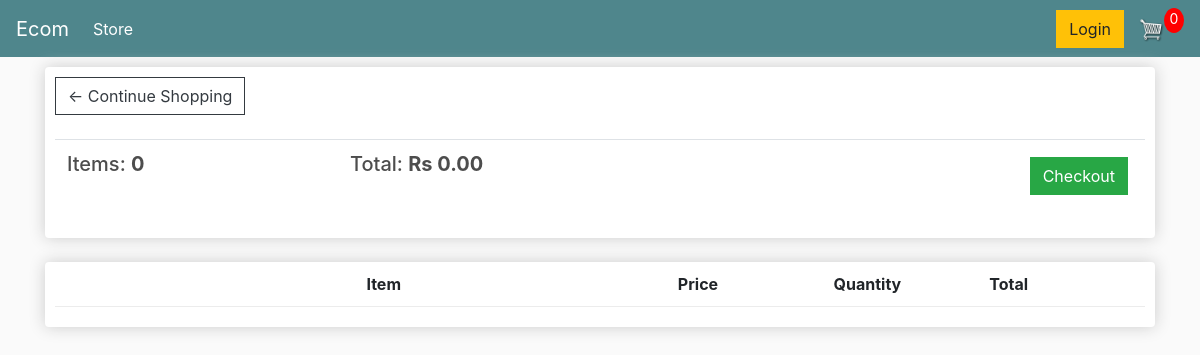
/cart/ (signed in), run on an earlier commit of the app's database.
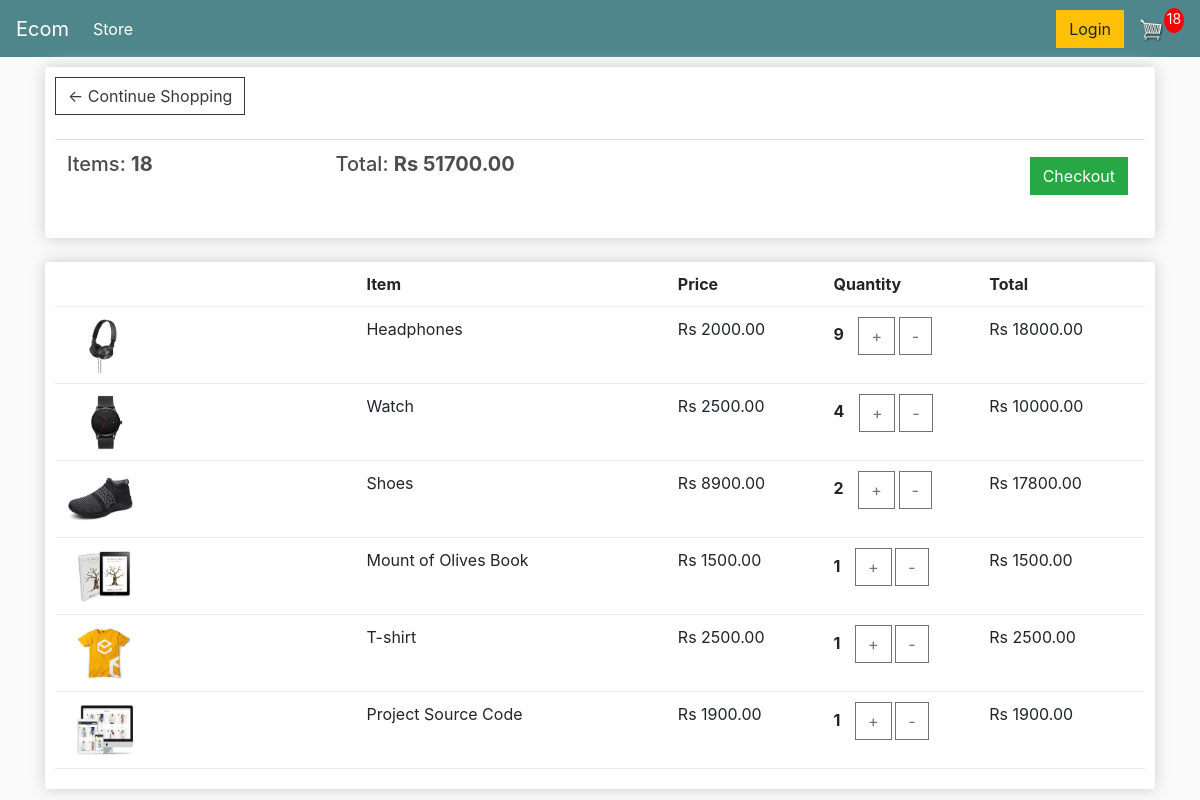
And on a later commit of the database.
### store/models.py (models this page shows, shortened)
class Order(models.Model):
    customer = models.ForeignKey(Customer, on_delete=models.SET_NULL, null=True, blank=True)
    date_ordered = models.DateTimeField(auto_now_add=True)
    complete = models.BooleanField(default=False)
    transaction_id = models.CharField(max_length=100, null=True)
    @property
    def get_cart_total(self):
        orderitems = self.orderitem_set.all()
        total = sum([item.get_total for item in orderitems])
        return total
    @property
    def get_cart_items(self):
        orderitems = self.orderitem_set.all()
        total = sum([item.quantity for item in orderitems])
        return total

class OrderItem(models.Model):
    product = models.ForeignKey(Product, on_delete=models.SET_NULL, null=True)
    order = models.ForeignKey(Order, on_delete=models.SET_NULL, null=True)
    quantity = models.IntegerField(default=0, null=True, blank=True)
    date_added = models.DateTimeField(auto_now_add=True)
    @property
    def get_total(self):
        total = self.product.price * self.quantity
        return total

class Product(models.Model):
    name = models.CharField(max_length=200)
    price = models.FloatField()
    digital = models.BooleanField(default=False, null=True, blank=False)
    image = models.ImageField(null=True, blank=True)
    @property
    def imageURL(self):
        try:
            url = self.image.url
        except:
            url = ''
        return url

### store/views.py (the view)
# urls.py: path('cart/', views.cart, name = 'cart'),
def cart(request):
    if request.user.is_authenticated:
        customer = request.user.customer
        order, created = Order.objects.get_or_create(customer=customer, complete=False)
        items = order.orderitem_set.all()
        cartItems = order.get_cart_items
    else:
        items = []
        order = {'get_cart_total': 0, 'get_cart_items': 0}
        cartItems = order['get_cart_items']
    context = {'items': items, 'order': order, 'cartItems': cartItems, 'shipping' : False}
    return render(request, 'store/cart.html', context)

### store/templates/store/cart.html
{% extends "store/main.html" %}
{% load static %}
{% block content %}
<div class="row">
  <div class="col-lg-12">
    <div class="box-element">
      <a class="btn btn-outline-dark" href="{% url 'cart' %}">
        &#x2190; Continue Shopping
      </a>
      <br /><br />
      <table class="table">
        <tr>
          <th>
            <h5>Items: <strong>{{ order.get_cart_items }}</strong></h5>
          </th>
          <th>
            <h5>Total: <strong>Rs {{ order.get_cart_total|floatformat:2 }}</strong></h5>
          </th>
          <th>
            <a
              style="float: right; margin: 5px"
              class="btn btn-success"
              href="{% url 'checkout' %}"
            >
              Checkout
            </a>
          </th>
        </tr>
      </table>
    </div>
    <br />
    <div class="box-element">
      <div class="cart-row">
        <div style="flex: 2"></div>
        <div style="flex: 2"><strong>Item</strong></div>
        <div style="flex: 1"><strong>Price</strong></div>
        <div style="flex: 1"><strong>Quantity</strong></div>
        <div style="flex: 1"><strong>Total</strong></div>
      </div>
      {% for item in items %}
      <div class="cart-row">
        <div style="flex: 2">
          <img class="row-image" src="{{ item.product.imageURL }}" alt="{{ item.product.name }}">
        </div>
        <div style="flex: 2">{{ item.product.name }}</div>
        <div style="flex: 1">Rs {{ item.product.price|floatformat:2 }}</div>
        <div style="flex: 1">
          <p class="quantity">{{ item.quantity }}</p>
          <div class="quantity">
            <button
              data-product="{{ item.product.id }}"
              data-action="add"
              class="btn btn-outline-secondary add-btn update-cart"
            >
              +
            </button>
            <button
              data-product="{{ item.product.id }}"
              data-action="remove"
              class="btn btn-outline-secondary add-btn update-cart"
            >
              -
            </button>
          </div>
        </div>
        <div style="flex: 1">Rs {{ item.get_total|floatformat:2 }}</div>
      </div>
      {% endfor %}
    </div>
  </div>
</div>
{% endblock content %}

What changed in the data, as far as the page shows it:
no longer on this page (row edited): Order: get_cart_items "0", get_cart_total "0.00"
added Order: get_cart_items "18", get_cart_total "51700.00"
added OrderItem: product.imageURL (picture), product.name "Headphones", product.price "2000.00", quantity "9", get_total "18000.00"
added OrderItem: product.imageURL (picture), product.name "Watch", product.price "2500.00", quantity "4", get_total "10000.00"
added OrderItem: product.imageURL (picture), product.name "Shoes", product.price "8900.00", quantity "2", get_total "17800.00"
added OrderItem: product.imageURL (picture), product.name "Mount of Olives Book", product.price "1500.00", quantity "1", get_total "1500.00"
added OrderItem: product.imageURL (picture), product.name "T-shirt", product.price "2500.00", quantity "1", get_total "2500.00"
added OrderItem: product.imageURL (picture), product.name "Project Source Code", product.price "1900.00", quantity "1", get_total "1900.00"
Also different on the page:
{{ cartItems }}: "0" → "18"
